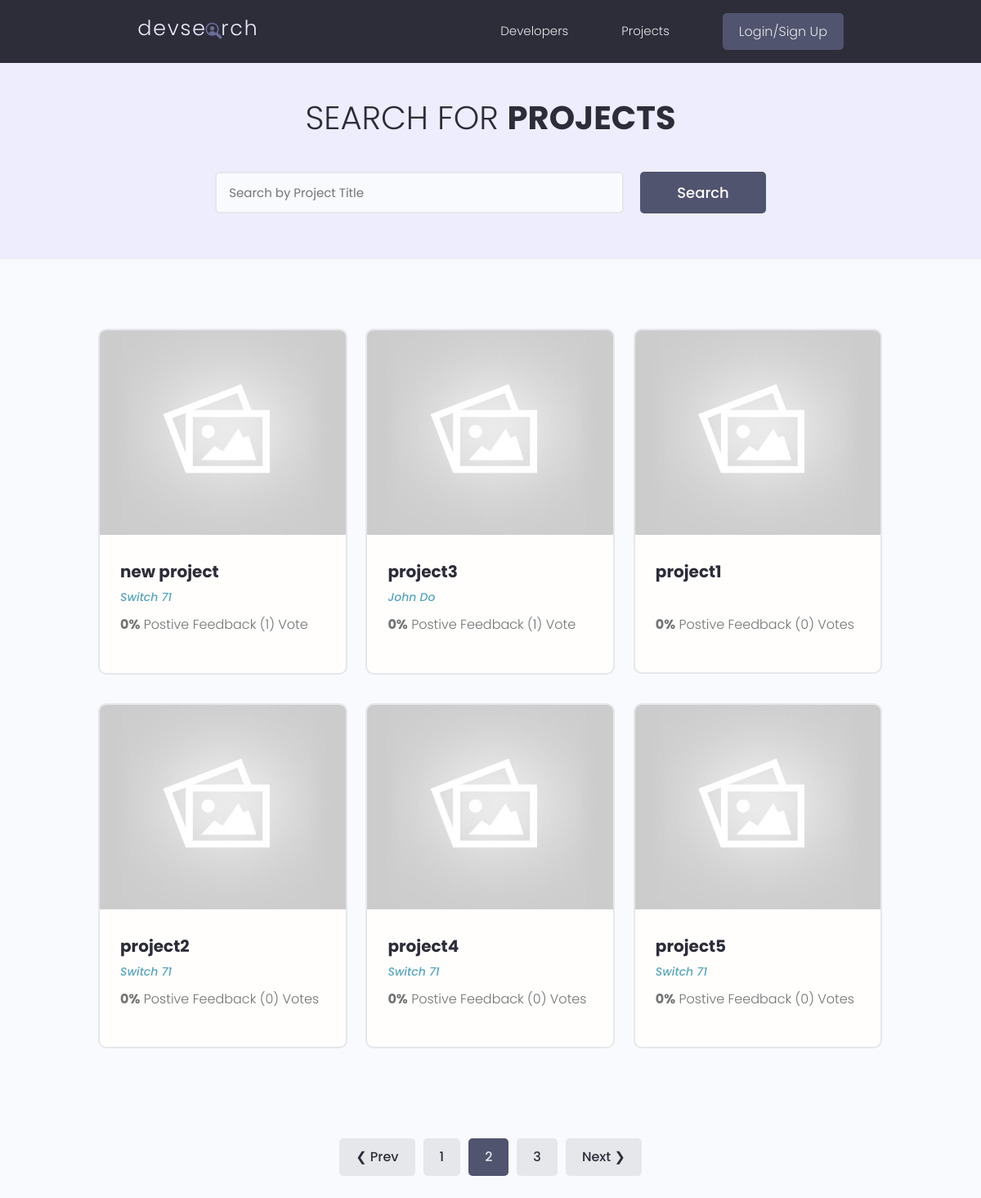
Screenshot of /projects/?page=2 with the database file from the repository.
### projects/models.py (models this page shows, shortened)
class Project(models.Model):
    owner = models.ForeignKey(
        Profile, null=True, on_delete=models.SET_NULL)
    title = models.CharField(max_length=200)
    description = models.TextField(null=True, blank=True)
    featured_image = models.ImageField(null=True, blank=True, default="default.jpg")
    demo_link = models.CharField(max_length=2000,null=True, blank=True)
    source_link = models.CharField(max_length=2000,null=True, blank=True)
    tags = models.ManyToManyField('Tag', blank=True)
    vote_total = models.IntegerField(default=0, null = True, blank=True)
    vote_ratio = models.IntegerField(default=0, null = True, blank=True)
    created = models.DateTimeField(auto_now_add=True)
    id = models.UUIDField(default=uuid.uuid4, unique=True, primary_key=True, editable=False)
    class Meta:
        ordering = ['-vote_ratio', '-vote_total']

### users/models.py (models this page shows, shortened)
class Profile(models.Model):
    user = models.OneToOneField(User, on_delete=models.CASCADE, null=True, blank=True)
    name = models.CharField(max_length=200, blank=True, null=True)
    username = models.CharField(max_length=200, blank=True, null=True)
    email = models.EmailField(max_length=500, blank=True, null=True)
    location = models.CharField(max_length=200, blank=True, null=True)
    short_intro = models.TextField(max_length=200, blank=True, null=True)
    bio = models.TextField(blank=True, null=True)
    profile_image = models.ImageField(null=True, blank=True, upload_to='profiles/', default="profiles/user-default.png")
    social_github = models.CharField(max_length=200, blank=True, null=True)
    social_twitter = models.CharField(max_length=200, blank=True, null=True)
    social_linkedin = models.CharField(max_length=200, blank=True, null=True)
    social_youtube = models.CharField(max_length=200, blank=True, null=True)
    social_website = models.CharField(max_length=200, blank=True, null=True)
    created = models.DateTimeField(auto_now_add=True)
    id = models.UUIDField(default=uuid.uuid4, unique=True, primary_key=True, editable=False)

### projects/views.py (the view)
# urls.py: path('projects/', views.getProjects),
def projects(request):
    projects, search_query = searchProjects(request)
    custom_range, projects = paginateProjects(request, projects, 6)
    context= {'projects': projects, 'search_query' : search_query, 'custom_range':custom_range}
    return render(request, 'projects/projects.html', context)

### projects/utils.py (called while the page is built)
def paginateProjects(request, projects, results):
    page = request.GET.get('page')
    paginator = Paginator(projects, results)
    try:
        projects = paginator.page(page)
    except PageNotAnInteger:
        page =1
        projects = paginator.page(page)
    except EmptyPage:
        page = paginator.num_pages
        projects = paginator.page(page)
    leftIndex = (int(page) - 4)
    if leftIndex < 1 :
        leftIndex = 1
    rightIndex= (int(page) + 5)
    if rightIndex > paginator.num_pages:
        rightIndex = paginator.num_pages + 1
    custom_range = range(leftIndex,rightIndex)
    return custom_range, projects

def searchProjects(request):
    search_query = ''
    if request.GET.get('search_query'):
        search_query = request.GET.get('search_query')
    tags = Tag.objects.filter(name__icontains=search_query)
    projects = Project.objects.distinct().filter(
        Q(title__icontains=search_query) |
        Q(description__icontains=search_query) |
        Q(owner__name__icontains=search_query) |
        Q(tags__in=tags)
        )
    return projects, search_query

### projects/templates/projects/projects.html (shortened to what this page needs)
{% extends 'main.html' %}
{% block content %}
  <main class="projects">
    <section class="hero-section text-center">
      <div class="container container--narrow">
        <div class="hero-section__box">
          <h2>Search for <span>Projects</span></h2>
        </div>
        <div class="hero-section__search">
           <form id='searchForm' class="form" action="{% url 'projects' %}" method="get">
            <div class="form__field">
              <input class="input input--text" id="formInput#search" type="text" value ="{{search_query}}" name="search_query"
                placeholder="Search by Project Title" />
            </div>
            <input class="btn btn--sub btn--lg" type="submit" value="Search" />
          </form>
        </div>
      </div>
    </section>
    <section class="projectsList">
      <div class="container">
        <div class="grid grid--three">
        {% for project in projects %}
          <div class="column">
            <div class="card project">
              <a href="{% url 'project' project.id %}" class="project">
                <img class="project__thumbnail" src="{{project.featured_image.url}}" alt="project thumbnail" />
                <div class="card__body">
                  <h3 class="project__title">{{project.title}}</h3>
                  <p><a class="project__author" href="{% url 'user-profile' project.owner.id %}">{{project.owner.name}}</a></p>
                  <p class="project--rating">
                    <span style="font-weight: bold;">{{project.vote_ratio}}%</span> Postive
                    Feedback ({{project.vote_total}}) Vote{{project.vote_total|pluralize:"s"}}
                  </p>
                </div>
              </a>
            </div>
          </div>
        {% endfor  %}
        </div>
      </div>
    </section>
{% include 'pagination.html' with queryset=projects custom_range=custom_range %}
  </main>
{% endblock content %}

### static/styles/app.css (style rules this page uses)
:root { --color-sub: #2d2d39; }
.btn--sub { background-color: var(--color-sub-light); }
.card { border: 2px solid var(--color-light); }
img { width: 100%; }
.hero-section { height: 40vh; display: flex; align-items: center; background-color: var(--color-sub); }
.hero-section__box { margin-bottom: 4rem; }
.hero-section__box > h2, .hero-section__box > h2 > span { font-size: 4rem; color: var(--color-light); line-height: 1.3; text-transform: uppercase; }
.hero-section__box > h2 { font-weight: 300; }
.hero-section__box > h2 > span { font-weight: 700; }
.hero-section__search > .form { display: flex; align-items: center; justify-content: center; gap: 2rem; }
.hero-section__search > .form input.input--text { width: 50rem; }
.project__author { font-size: 1.4rem; font-style: italic; }
.project--rating { margin-bottom: 1.6em; margin-top: .5em; }
.projects > .hero-section { background: var(--color-sub-lighter); height: 30vh; }
.projects .hero-section__box { margin-bottom: 2.5rem; }
.projects .hero-section__box > h2 { color: var(--color-sub); }
.projects .hero-section__box > h2 > span { font-weight: 700; color: var(--color-sub); }
.projectsList { margin-top: 8rem; }
.project__thumbnail { height: 25rem; object-fit: cover; object-position: top center; }
.project__title { font-size: 2rem; font-weight: 700; color: var(--color-sub); }

### static/uikit/styles/modules/_variables.css (style rules this page uses)
:root { --color-main: #5aa5b9; --color-main-light: #e6faff; --color-sub: #3f4156; --color-sub-light: #51546e; --color-sub-lighter: #ededfd; --color-text: #737373; --color-gray: #8b8b8b; --color-light: #e5e7eb; --color-light-gray: #767676; --color-bg: #f8fafd; --color-white: #fffefd; --color-white-light: #f3f3f3; --color-success: #359e64; --color-success-bg: #def8e8; --color-error: #fc4b0b; --color-error-bg: #fff2ee; --font-base: 'Poppins', arial, helvetica, 'Segoe UI', roboto, ubuntu, sans-serif; --font-monospace: 'Fira Code', 'Courier New', courier, monospace; --font-regular: 300; --font-medium: 500; --font-bold: 700; --generic-shadow: 1px 1px 5px #00000010; --generic-transition: all 0.3s ease-in-out; }

### static/uikit/styles/modules/_base.css (style rules this page uses)
* { margin: 0; padding: 0; box-sizing: border-box; text-rendering: optimizeLegibility; color: inherit; font-size: inherit; }
html { font-size: 50%; }
@media only screen and (min-width: 480px) { html { font-size: 56.25%; } }
@media only screen and (min-width: 1200px) { html { font-size: 62.5%; } }
body { line-height: 1.6; font-weight: 400; font-size: 1.5rem; color: var(--color-text); background-color: var(--color-bg); min-height: 100vh; }

### static/uikit/styles/modules/_typography.css (style rules this page uses)
* { font-family: var(--font-base); }
h2 { font-size: 3.6rem; font-weight: var(--font-bold); }
h3 { font-size: 3.2rem; font-weight: var(--font-medium); }
p, span, strong { font-size: 1.6rem; color: var(--color-text); font-weight: var(--font-regular); }
a { padding-bottom: 2px; text-decoration: none; display: inline-block; color: var(--color-main); font-weight: var(--font-medium); }

### static/uikit/styles/modules/_utilities.css (style rules this page uses)
.container { width: 92%; max-width: 165rem; margin: 0 auto; box-sizing: border-box; }
.container--narrow { width: 92%; max-width: 120rem; }
@media screen and (min-width: 1000px) { .container { width: 90%; } }
@media screen and (min-width: 1000px) { .container--narrow { width: 85%; } }
@media screen and (min-width: 1200px) { .container { width: 80%; } }
@media screen and (min-width: 1200px) { .container--narrow { width: 72%; } }
.text-center { text-align: center; }

### static/uikit/styles/modules/_button.css (style rules this page uses)
.btn { display: inline-block; position: relative; cursor: pointer; background-color: var(--color-light); font-weight: var(--font-medium); color: var(--color-sub); text-decoration: none; padding: 1rem 2rem; border-radius: 0.5rem; border: none; width: -webkit-fit-content; width: -moz-fit-content; width: fit-content; height: -webkit-fit-content; height: -moz-fit-content; height: fit-content; font-size: 1.6rem; outline-width: 0; outline-color: transparent; -webkit-backface-visibility: hidden; backface-visibility: hidden; transition: all 0.3s ease-in-out; }
.btn--sub { background-color: var(--color-sub); color: var(--color-white); }
.btn--lg { font-size: 1.8rem; padding: 1.2rem 4.5rem; }

### static/uikit/styles/modules/_card.css (style rules this page uses)
.card { border-radius: 1rem; background-color: var(--color-white); border: 1.5px solid var(--color-light); width: auto; height: auto; margin-top: 0.5rem; margin-bottom: 0.5rem; overflow: hidden; }
.card__body, .card__header { padding: 2rem 2.5rem; }

### rows the page displays
Project: featured_image (placeholder picture), title "new project", owner.name "Switch 71", vote_ratio "0", vote_total "1"
Project: featured_image (placeholder picture), title "project3", owner.name "John Do", vote_ratio "0", vote_total "1"
Project: featured_image (placeholder picture), title "project1", vote_ratio "0", vote_total "0"
Project: featured_image (placeholder picture), title "project2", owner.name "Switch 71", vote_ratio "0", vote_total "0"
Project: featured_image (placeholder picture), title "project4", owner.name "Switch 71", vote_ratio "0", vote_total "0"
Project: featured_image (placeholder picture), title "project5", owner.name "Switch 71", vote_ratio "0", vote_total "0"

### other values shown
{{ page }} "1" "3"
{{ page }} "2"
